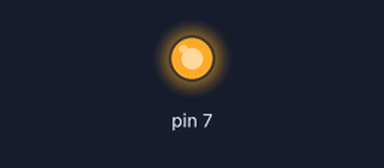
Bench run of a sketch on a simulated Arduino Uno, built with avr-gcc and run on an emulated ATmega328P. Shown: output pins drawn as LEDs (lit = HIGH).

Above: at 1.5 s.
At 3.5 s:
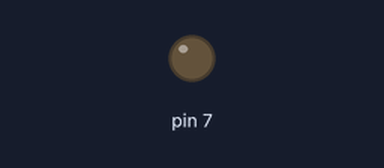
Timing chart, 0 to 5.2 s (numbered marks = the images above):
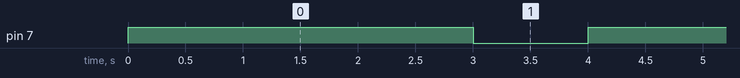

Measured:
- by itself, pin 7: alternates HIGH for 3.0 s and LOW for 1.0 s

The sketch:

LED_01.ino
```cpp
void setup() {
  // put your setup code here, to run once:
  pinMode(7, OUTPUT);
}

void loop() {
  // put your main code here, to run repeatedly:
  digitalWrite(7, HIGH);
  delay(3000);
  digitalWrite(7, LOW);
  delay(1000);
}
```
